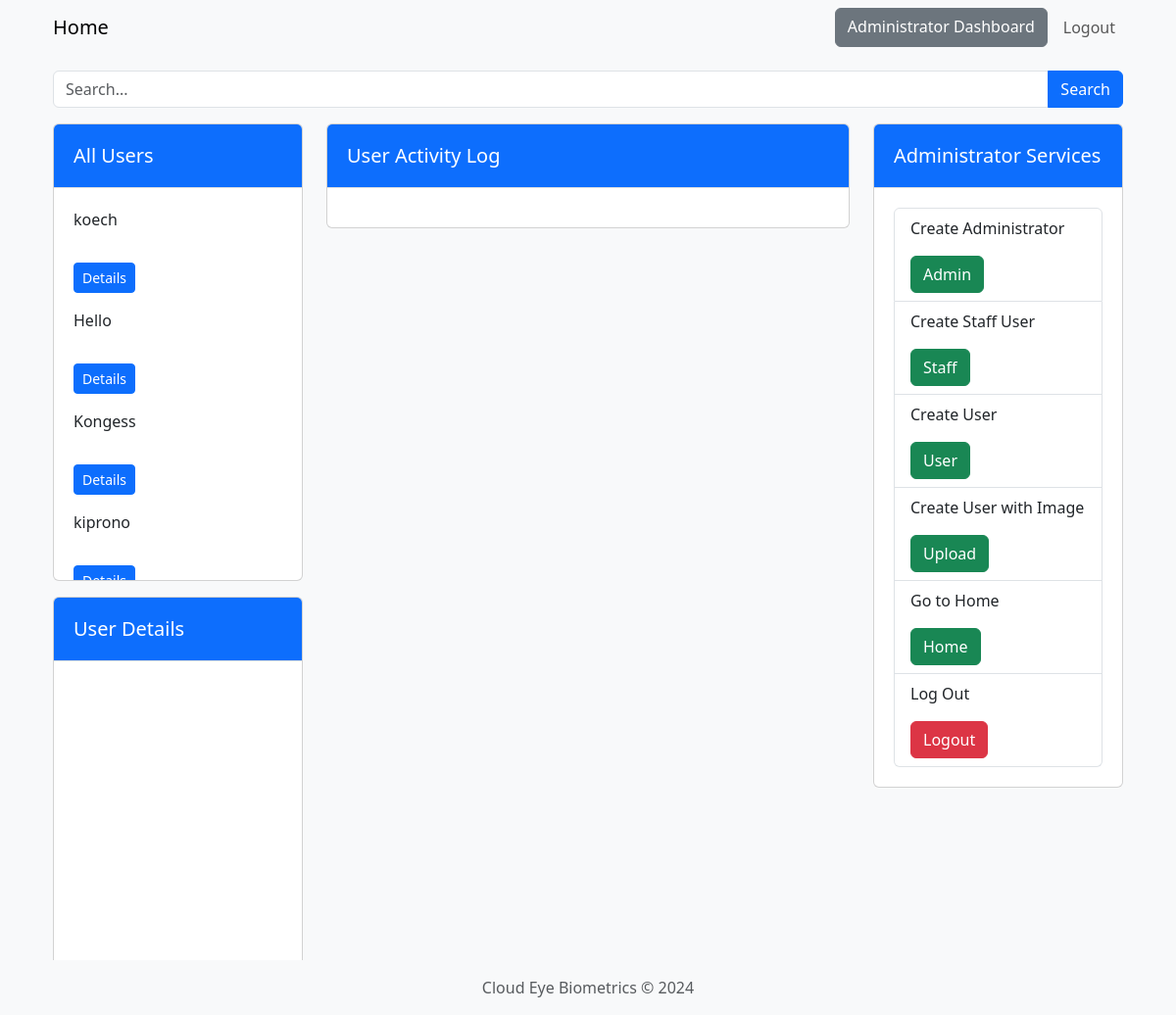
The page /adminDashboard/ (signed in) on the database as committed earlier.
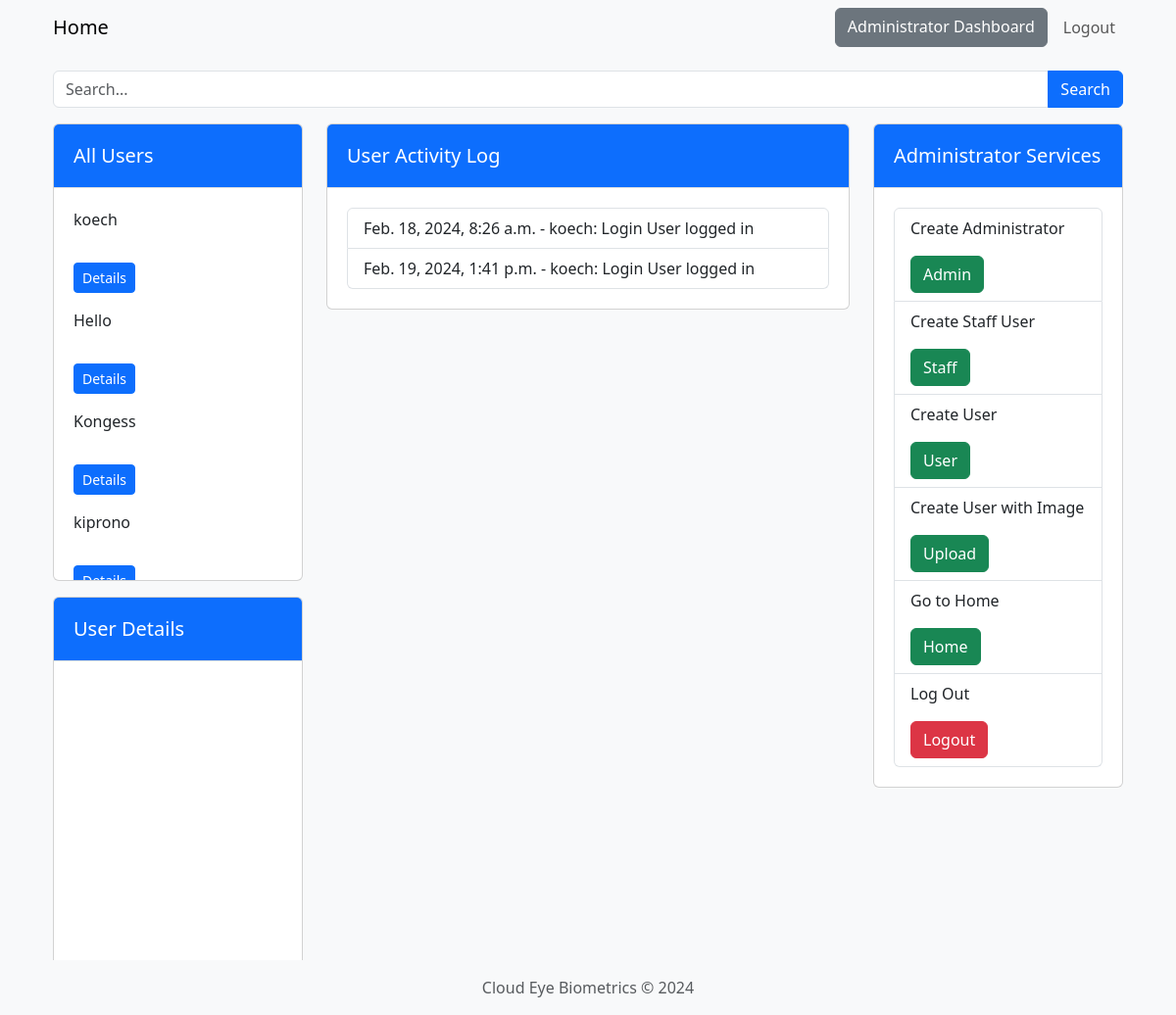
The same page on the database as committed later.
### main/models.py (models this page shows)
class UserActivityLog(models.Model):
    user = models.ForeignKey(User, on_delete=models.CASCADE)
    activity_type = models.CharField(max_length=100)
    timestamp = models.DateTimeField(auto_now_add=True)
    details = models.TextField(blank=True, null=True)

### main/views.py (the view, shortened to what this page needs)
# urls.py: path('adminDashboard/', views.user_activity_log, name='user_activity_log'),
@user_passes_test(lambda u: u.is_staff or u.is_superuser)
def user_activity_log(request, user_id=None):
    user_activity_logs = UserActivityLog.objects.all()
    all_users = User.objects.all()
    user_details = None
    if request.method == 'POST':
        user_id = request.POST.get('user_id')
    query = request.GET.get('q')
    if query:
        all_users = all_users.filter(username__icontains=query)
        user_activity_logs = user_activity_logs.filter(user__contains=query)
    context = {
        'all_users': all_users,
        'user_activity_logs': user_activity_logs,
        'user_details': user_details,
    }
    return render(request, 'main/user_activity_log.html', context)

### main/templates/main/user_activity_log.html (shortened to what the changed rows need)
{% extends 'main/base2.html' %}
{% block content %}
<div class="container-fluid">
    <div class="row">
        <div class="col-md-3">
            <div class="card mt-3">
                <div class="card-body" style="height: 50vh; overflow-y: auto;">
                    <ul class="list-group">
                        {% for user in all_users %}
                            <div class="row">
                                <p>{{ user.username }}</p>
                                <p>
                                    <form method="post">
                                        <button type="submit" class="btn btn-primary btn-sm">Details</button>
                                    </form>
                                </p>
                            </div>
                        {% endfor %}
                    </ul>
                </div>
            </div>
        </div>
        <div class="col-md-6">
            <div class="card mt-3">
                <div class="card-body" style="height: 100%; overflow-y: auto;">
                    <ul class="list-group" id="userActivityLog">
                        {% for log in user_activity_logs %}
                            <li class="list-group-item">{{ log.timestamp }} - {{ log.user }}: {{ log.activity_type }} {{ log.details }}</li>
                        {% endfor %}
                    </ul>
                </div>
            </div>
        </div>
    </div>
</div>
{% endblock %}

Rows that differ between the two databases and show on the page:
added UserActivityLog: timestamp "Feb. 18, 2024, 8:26 a.m.", user "koech", activity_type "Login", details "User logged in"
added UserActivityLog: timestamp "Feb. 19, 2024, 1:41 p.m.", user "koech", activity_type "Login", details "User logged in"
